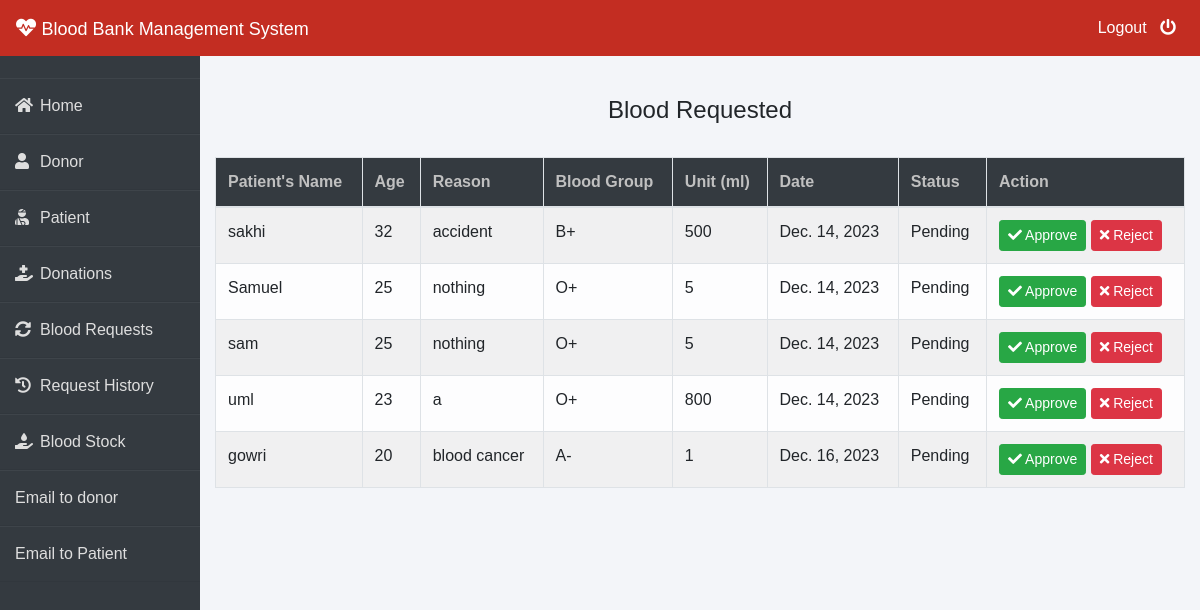
The page /admin-request (signed in) on the database its author committed.
### blood/models.py (models this page shows, shortened)
class BloodRequest(models.Model):
    request_by_patient=models.ForeignKey(pmodels.Patient,null=True,on_delete=models.CASCADE)
    request_by_donor=models.ForeignKey(dmodels.Donor,null=True,on_delete=models.CASCADE)
    patient_name=models.CharField(max_length=30)
    patient_age=models.PositiveIntegerField()
    reason=models.CharField(max_length=500)
    bloodgroup=models.CharField(max_length=10)
    unit=models.PositiveIntegerField(default=0)
    status=models.CharField(max_length=20,default="Pending")
    date=models.DateField(auto_now=True)

### blood/views.py (the view)
# urls.py: path('admin-request', views.admin_request_view,name='admin-request'),
@login_required(login_url='adminlogin')
def admin_request_view(request):
    requests=models.BloodRequest.objects.all().filter(status='Pending')
    return render(request,'blood/admin_request.html',{'requests':requests})

### templates/blood/admin_request.html (shortened to what this page needs)
{% extends 'blood/adminbase.html' %}
{% block content %}
{% load widget_tweaks %}
{%load static%}
<br><br>
<div class="container">
    {% if requests %}
    <H4 class="text-center">Blood Requested</H4><br>
    <table class="table table-light table-hover table-bordered table-striped">
        <thead class="bg-dark">
            <tr>
                <th scope="col" style="color: rgb(192, 192, 192);">Patient's Name</th>
                <th scope="col" style="color: rgb(192, 192, 192);">Age</th>
                <th scope="col" style="color: rgb(192, 192, 192);">Reason</th>
                <th scope="col" style="color: rgb(192, 192, 192);">Blood Group</th>
                <th scope="col" style="color: rgb(192, 192, 192);">Unit (ml)</th>
                <th scope="col" style="color: rgb(192, 192, 192);">Date</th>
                <th scope="col" style="color: rgb(192, 192, 192);">Status</th>
                <th style="color: rgb(192, 192, 192);">Action</th>
            </tr>
        </thead>
        <tbody>
            {% for t in requests %}
            <tr>
                <td> {{t.patient_name}}</td>
                <td>{{t.patient_age}}</td>
                <td>{{t.reason}}</td>
                <td>{{t.bloodgroup}}</td>
                <td>{{t.unit}}</td>
                <td>{{t.date}}</td>
                <td>{{t.status}}</td>
                <td>
                    <button class="btn btn-success btn-sm"><a  style="text-decoration: none;color: white;" href="{% url 'update-approve-status' t.id  %}"><i class="fa fa-check"></i> Approve</a> </button>
                    <button class="btn btn-danger btn-sm"><a  style="text-decoration: none;color: white;" href="{% url 'update-reject-status' t.id  %}"><i class="fa fa-times"></i> Reject</a> </button>
                </td>
            </tr>
            {% endfor %}
        </tbody>
    </table>
{% else %}
<div class="alert alert-danger" role="alert">
    No Blood Request By Patient/Donor!
  </div>
{% endif %}
</div>
{% endblock content %}

### templates/blood/adminbase.html (style rules this page uses)
* { margin: 0; padding: 0; box-sizing: border-box; list-style: none; text-decoration: none; font-family: 'Josefin Sans', sans-serif; }
body { background-color: #f3f5f9; }

### rows shown on the page
BloodRequest: patient_name "sakhi", patient_age "32", reason "accident", bloodgroup "B+", unit "500", date "Dec. 14, 2023", status "Pending"
BloodRequest: patient_name "Samuel", patient_age "25", reason "nothing", bloodgroup "O+", unit "5", date "Dec. 14, 2023", status "Pending"
BloodRequest: patient_name "sam", patient_age "25", reason "nothing", bloodgroup "O+", unit "5", date "Dec. 14, 2023", status "Pending"
BloodRequest: patient_name "uml", patient_age "23", reason "a", bloodgroup "O+", unit "800", date "Dec. 14, 2023", status "Pending"
BloodRequest: patient_name "gowri", patient_age "20", reason "blood cancer", bloodgroup "A-", unit "1", date "Dec. 16, 2023", status "Pending"
